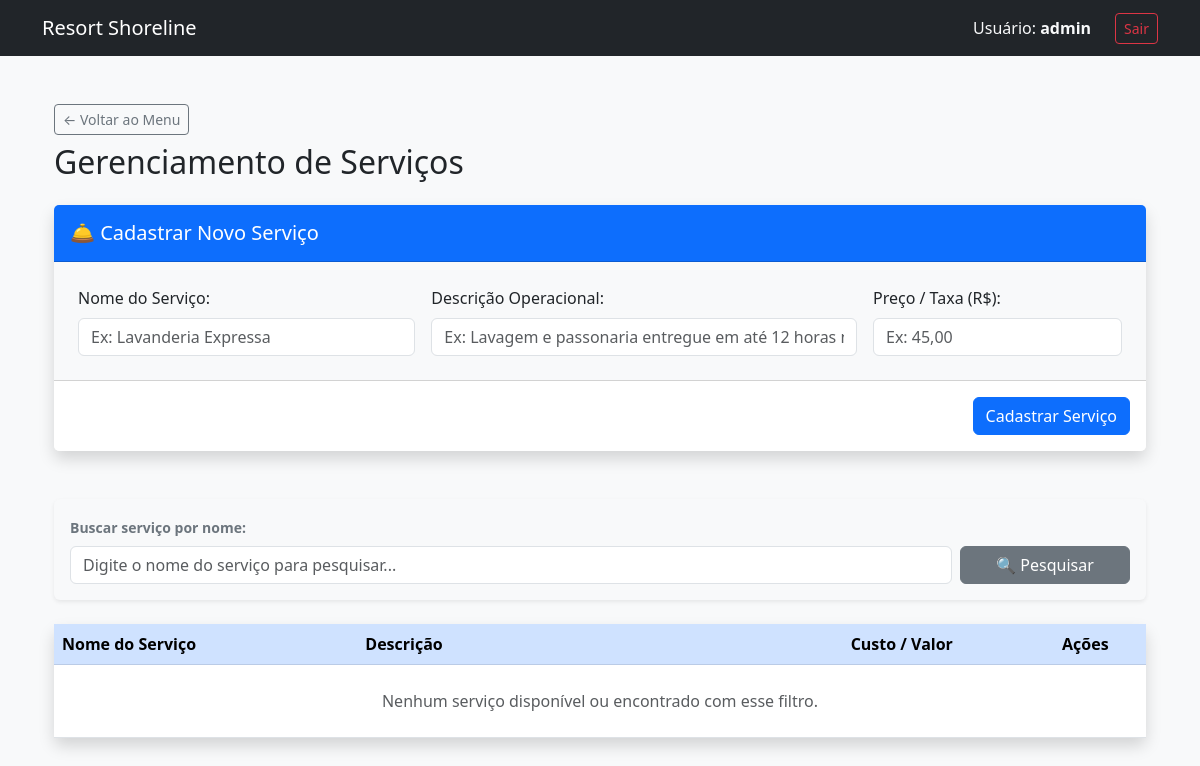
/gerencia_servicos.php (signed in), run on an earlier commit of the app's database.
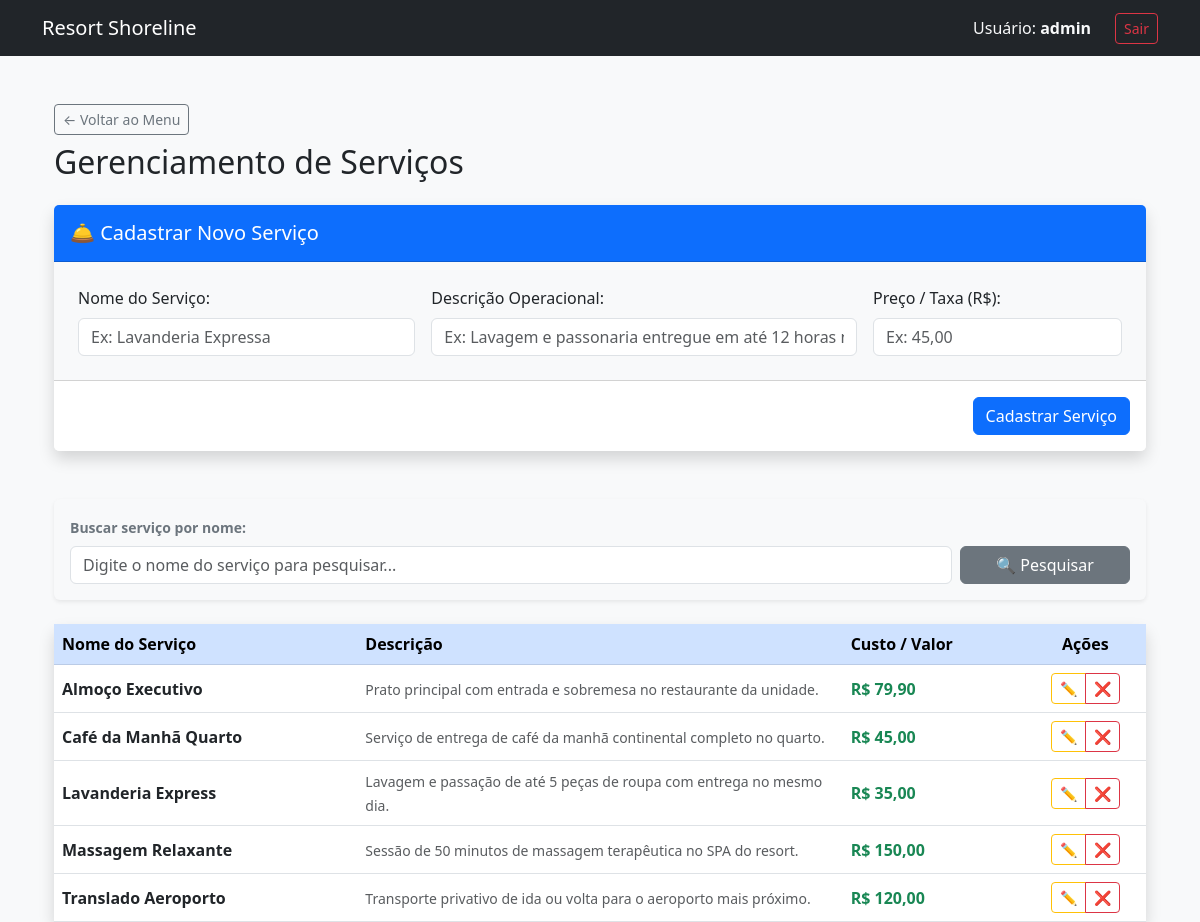
And on a later commit of the database.
### tables this page shows
CREATE TABLE servicos (
	id INT AUTO_INCREMENT PRIMARY KEY,
	nome VARCHAR(50) NOT NULL,
	descricao VARCHAR(500) NOT NULL,
	vlr_serv DECIMAL(10,2) NOT NULL
);

### gerencia_servicos.php (the view, shortened to what this page needs)
<?php
include 'conexao.php';
$servico_editando = null;
$servico_deletando = null;
$filtro = isset($_GET['busca']) ? trim($_GET['busca']) : "";
if (!empty($filtro)) {
    $sql_busca = "SELECT * FROM servicos WHERE nome LIKE :filtro ORDER BY nome ASC";
    $stmt_lista = $conexao->prepare($sql_busca);
    $param_filtro = "%$filtro%";
    $stmt_lista->bindParam(':filtro', $param_filtro);
} else {
    $sql_busca = "SELECT * FROM servicos ORDER BY nome ASC";
    $stmt_lista = $conexao->prepare($sql_busca);
}
$stmt_lista->execute();
$servicos = $stmt_lista->fetchAll(PDO::FETCH_ASSOC);
include 'header.php';
?>
<div class="container mt-5">
    <div class="mb-4">
        <a href="index.php" class="btn btn-outline-secondary btn-sm mb-2">← Voltar ao Menu</a>
        <h1 class="h2 text-dark">Gerenciamento de Serviços</h1>
    </div>
    <?php if (!$servico_editando && !$servico_deletando): ?>
        <div class="card shadow border-0 mb-5">
            <div class="card-header bg-primary text-white p-3">
                <h5 class="mb-0">🛎️ Cadastrar Novo Serviço</h5>
            </div>
            <form method="POST">
                <div class="card-body p-4 bg-light">
                    <div class="row g-3">
                        <div class="col-md-4">
                            <label class="form-label fw-medium">Nome do Serviço:</label>
                            <input type="text" name="nome" class="form-control" placeholder="Ex: Lavanderia Expressa" required>
                        </div>
                        <div class="col-md-5">
                            <label class="form-label fw-medium">Descrição Operacional:</label>
                            <input type="text" name="descricao" class="form-control" placeholder="Ex: Lavagem e passonaria entregue em até 12 horas no quarto" required>
                        </div>
                        <div class="col-md-3">
                            <label class="form-label fw-medium">Preço / Taxa (R$):</label>
                            <input type="text" name="vlr_serv" class="form-control" placeholder="Ex: 45,00" required>
                        </div>
                    </div>
                </div>
                <div class="card-footer bg-white text-end p-3">
                    <button type="submit" class="btn btn-primary">Cadastrar Serviço</button>
                </div>
            </form>
        </div>
    <?php endif; ?>
    <div class="card shadow-sm border-0 mb-4 bg-light">
        <div class="card-body">
            <form method="GET" class="row g-2 align-items-end">
                <div class="col-md-10">
                    <label class="form-label small fw-bold text-secondary">Buscar serviço por nome:</label>
                    <input type="text" name="busca" class="form-control" placeholder="Digite o nome do serviço para pesquisar..." value="<?php echo htmlspecialchars($filtro); ?>">
                </div>
                <div class="col-md-2">
                    <button type="submit" class="btn btn-secondary w-100">🔍 Pesquisar</button>
                </div>
            </form>
        </div>
    </div>
    <div class="card shadow border-0">
        <div class="table-responsive">
            <table class="table table-hover align-middle mb-0">
                <thead class="table-primary text-white">
                    <tr>
                        <th width="25%">Nome do Serviço</th>
                        <th width="40%">Descrição</th>
                        <th width="15%">Custo / Valor</th>
                        <th width="10%" class="text-center">Ações</th>
                    </tr>
                </thead>
                <tbody>
                    <?php if (count($servicos) > 0): ?>
                        <?php foreach ($servicos as $serv): ?>
                            <tr class="<?php echo ($servico_editando && $servico_editando['id'] == $serv['id']) ? 'table-warning' : ''; ?>">
                                <td><strong><?php echo htmlspecialchars($serv['nome']); ?></strong></td>
                                <td><small class="text-muted"><?php echo htmlspecialchars($serv['descricao']); ?></small></td>
                                <td><span class="text-success fw-bold">R$ <?php echo number_format($serv['vlr_serv'], 2, ',', '.'); ?></span></td>
                                <td class="text-center">
                                    <div class="btn-group btn-group-sm">
                                        <a href="gerencia_servicos.php?editar=<?php echo $serv['id']; ?>&busca=<?php echo urlencode($filtro); ?>"
                                           class="btn btn-sm btn-outline-warning text-dark"
                                           title="Editar Serviço">
                                            ✏️
                                        </a>
                                        <a href="gerencia_servicos.php?solicitar_exclusao=<?php echo $serv['id']; ?>"
                                           class="btn btn-sm btn-outline-danger"
                                           title="Excluir Serviço">
                                            ❌
                                        </a>
                                    </div>
                                </td>
                            </tr>
                        <?php endforeach; ?>
                    <?php else: ?>
                        <tr>
                            <td colspan="5" class="text-center text-muted py-4">Nenhum serviço disponível ou encontrado com esse filtro.</td>
                        </tr>
                    <?php endif; ?>
                </tbody>
            </table>
        </div>
    </div>
</div>

### header.php (shortened to what this page needs)
<!DOCTYPE html>
<html lang="pt-br">
<head>
    <link href="https://cdn.jsdelivr.net/npm/bootstrap@5.3.0/dist/css/bootstrap.min.css" rel="stylesheet">
</head>
<body class="bg-light">
<?php if (isset($_SESSION["logado"]) && $_SESSION["logado"] === true): ?>
<nav class="navbar navbar-expand-lg navbar-dark bg-dark mb-4">
    <div class="container">
        <a class="navbar-brand" href="index.php">Resort Shoreline</a>
        <div class="navbar-nav ms-auto align-items-center">
            <span class="nav-item nav-link text-light me-3">
                Usuário: <strong><?php echo htmlspecialchars($_SESSION["usuario_nome"] ?? $_SESSION["usuario"] ?? 'Visitante'); ?></strong>
            </span>
            <a class="btn btn-outline-danger btn-sm" href="logout.php">Sair</a>
        </div>
    </div>
</nav>
<?php endif; ?>
<div class="container">

What changed in the data, as far as the page shows it:
added servicos: nome "Almoço Executivo", descricao "Prato principal com entrada e sobremesa no restaurante da unidade.", vlr_serv "79,90"
added servicos: nome "Café da Manhã Quarto", descricao "Serviço de entrega de café da manhã continental completo no quarto.", vlr_serv "45,00"
added servicos: nome "Lavanderia Express", descricao "Lavagem e passação de até 5 peças de roupa com entrega no mesmo dia.", vlr_serv "35,00"
added servicos: nome "Massagem Relaxante", descricao "Sessão de 50 minutos de massagem terapêutica no SPA do resort.", vlr_serv "150,00"
added servicos: nome "Translado Aeroporto", descricao "Transporte privativo de ida ou volta para o aeroporto mais próximo.", vlr_serv "120,00"
Also different on the page:
text no longer shown: "Nenhum serviço disponível ou encontrado com esse filtro."
